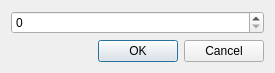
<?xml version="1.0" encoding="UTF-8"?>
<ui version="4.0">
 <class>EditFrameDurationsDialog</class>
 <widget class="QDialog" name="EditFrameDurationsDialog">
  <property name="geometry">
   <rect>
    <x>0</x>
    <y>0</y>
    <width>275</width>
    <height>70</height>
   </rect>
  </property>
  <property name="windowTitle">
   <string>Edit frame durations</string>
  </property>
  <layout class="QVBoxLayout" name="verticalLayout">
   <item>
    <widget class="QSpinBox" name="duration">
     <property name="toolTip">
      <string>Frame duration</string>
     </property>
     <property name="maximum">
      <number>65535</number>
     </property>
    </widget>
   </item>
   <item>
    <widget class="QDialogButtonBox" name="buttonBox">
     <property name="orientation">
      <enum>Qt::Horizontal</enum>
     </property>
     <property name="standardButtons">
      <set>QDialogButtonBox::Cancel|QDialogButtonBox::Ok</set>
     </property>
    </widget>
   </item>
  </layout>
 </widget>
 <resources/>
 <connections>
  <connection>
   <sender>buttonBox</sender>
   <signal>accepted()</signal>
   <receiver>EditFrameDurationsDialog</receiver>
   <slot>accept()</slot>
   <hints>
    <hint type="sourcelabel">
     <x>248</x>
     <y>254</y>
    </hint>
    <hint type="destinationlabel">
     <x>157</x>
     <y>274</y>
    </hint>
   </hints>
  </connection>
  <connection>
   <sender>buttonBox</sender>
   <signal>rejected()</signal>
   <receiver>EditFrameDurationsDialog</receiver>
   <slot>reject()</slot>
   <hints>
    <hint type="sourcelabel">
     <x>316</x>
     <y>260</y>
    </hint>
    <hint type="destinationlabel">
     <x>286</x>
     <y>274</y>
    </hint>
   </hints>
  </connection>
 </connections>
</ui>
